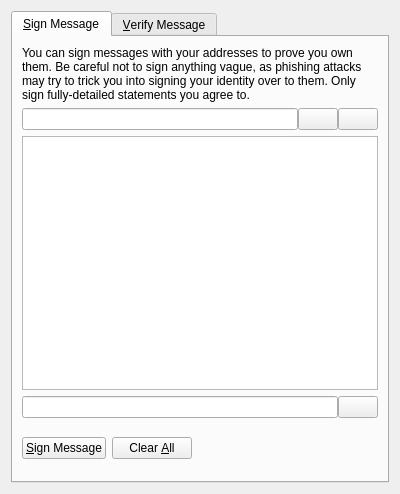
<?xml version="1.0" encoding="UTF-8"?>
<ui version="4.0">
 <class>SignVerifyMessageDialog</class>
 <widget class="QDialog" name="SignVerifyMessageDialog">
  <property name="geometry">
   <rect>
    <x>0</x>
    <y>0</y>
    <width>400</width>
    <height>494</height>
   </rect>
  </property>
  <property name="windowTitle">
   <string>Signatures - Sign / Verify a Message</string>
  </property>
  <property name="modal">
   <bool>true</bool>
  </property>
  <layout class="QVBoxLayout" name="verticalLayout">
   <item>
    <widget class="QTabWidget" name="tabWidget">
     <property name="currentIndex">
      <number>0</number>
     </property>
     <widget class="QWidget" name="tabSignMessage">
      <attribute name="title">
       <string>&amp;Sign Message</string>
      </attribute>
      <layout class="QVBoxLayout" name="verticalLayout_SM">
       <item>
        <widget class="QLabel" name="infoLabel_SM">
         <property name="text">
          <string>You can sign messages with your addresses to prove you own them. Be careful not to sign anything vague, as phishing attacks may try to trick you into signing your identity over to them. Only sign fully-detailed statements you agree to.</string>
         </property>
         <property name="textFormat">
          <enum>Qt::PlainText</enum>
         </property>
         <property name="wordWrap">
          <bool>true</bool>
         </property>
        </widget>
       </item>
       <item>
        <layout class="QHBoxLayout" name="horizontalLayout_1_SM">
         <property name="spacing">
          <number>0</number>
         </property>
         <item>
          <widget class="QValidatedLineEdit" name="addressIn_SM">
           <property name="toolTip">
            <string>The address to sign the message with (e.g. B8gZqgY4r2RoEdqYk3QsAqFckyf9pRHN6i)</string>
           </property>
           <property name="maxLength">
            <number>34</number>
           </property>
          </widget>
         </item>
         <item>
          <widget class="QPushButton" name="addressBookButton_SM">
           <property name="toolTip">
            <string>Choose an address from the address book</string>
           </property>
           <property name="text">
            <string/>
           </property>
           <property name="icon">
            <iconset resource="../bitcoin.qrc">
             <normaloff>:/icons/address-book</normaloff>:/icons/address-book</iconset>
           </property>
           <property name="shortcut">
            <string>Alt+A</string>
           </property>
           <property name="autoDefault">
            <bool>false</bool>
           </property>
          </widget>
         </item>
         <item>
          <widget class="QPushButton" name="pasteButton_SM">
           <property name="toolTip">
            <string>Paste address from clipboard</string>
           </property>
           <property name="text">
            <string/>
           </property>
           <property name="icon">
            <iconset resource="../bitcoin.qrc">
             <normaloff>:/icons/editpaste</normaloff>:/icons/editpaste</iconset>
           </property>
           <property name="shortcut">
            <string>Alt+P</string>
           </property>
           <property name="autoDefault">
            <bool>false</bool>
           </property>
          </widget>
         </item>
        </layout>
       </item>
       <item>
        <widget class="QPlainTextEdit" name="messageIn_SM">
         <property name="toolTip">
          <string>Enter the message you want to sign here</string>
         </property>
        </widget>
       </item>
       <item>
        <layout class="QHBoxLayout" name="horizontalLayout_2_SM">
         <property name="spacing">
          <number>0</number>
         </property>
         <item>
          <widget class="QLineEdit" name="signatureOut_SM">
           <property name="font">
            <font>
             <italic>true</italic>
            </font>
           </property>
           <property name="readOnly">
            <bool>true</bool>
           </property>
          </widget>
         </item>
         <item>
          <widget class="QPushButton" name="copySignatureButton_SM">
           <property name="toolTip">
            <string>Copy the current signature to the system clipboard</string>
           </property>
           <property name="text">
            <string/>
           </property>
           <property name="icon">
            <iconset resource="../bitcoin.qrc">
             <normaloff>:/icons/editcopy</normaloff>:/icons/editcopy</iconset>
           </property>
           <property name="autoDefault">
            <bool>false</bool>
           </property>
          </widget>
         </item>
        </layout>
       </item>
       <item>
        <layout class="QHBoxLayout" name="horizontalLayout_3_SM">
         <item>
          <widget class="QPushButton" name="signMessageButton_SM">
           <property name="toolTip">
            <string>Sign the message to prove you own this libra address</string>
           </property>
           <property name="text">
            <string>&amp;Sign Message</string>
           </property>
           <property name="icon">
            <iconset resource="../bitcoin.qrc">
             <normaloff>:/icons/edit</normaloff>:/icons/edit</iconset>
           </property>
           <property name="autoDefault">
            <bool>false</bool>
           </property>
          </widget>
         </item>
         <item>
          <widget class="QPushButton" name="clearButton_SM">
           <property name="toolTip">
            <string>Reset all sign message fields</string>
           </property>
           <property name="text">
            <string>Clear &amp;All</string>
           </property>
           <property name="icon">
            <iconset resource="../bitcoin.qrc">
             <normaloff>:/icons/remove</normaloff>:/icons/remove</iconset>
           </property>
           <property name="autoDefault">
            <bool>false</bool>
           </property>
          </widget>
         </item>
         <item>
          <spacer name="horizontalSpacer_1_SM">
           <property name="orientation">
            <enum>Qt::Horizontal</enum>
           </property>
           <property name="sizeHint" stdset="0">
            <size>
             <width>40</width>
             <height>48</height>
            </size>
           </property>
          </spacer>
         </item>
         <item>
          <widget class="QLabel" name="statusLabel_SM">
           <property name="font">
            <font>
             <weight>75</weight>
             <bold>true</bold>
            </font>
           </property>
           <property name="text">
            <string/>
           </property>
           <property name="wordWrap">
            <bool>true</bool>
           </property>
          </widget>
         </item>
         <item>
          <spacer name="horizontalSpacer_2_SM">
           <property name="orientation">
            <enum>Qt::Horizontal</enum>
           </property>
           <property name="sizeHint" stdset="0">
            <size>
             <width>40</width>
             <height>48</height>
            </size>
           </property>
          </spacer>
         </item>
        </layout>
       </item>
      </layout>
     </widget>
     <widget class="QWidget" name="tabVerifyMessage">
      <attribute name="title">
       <string>&amp;Verify Message</string>
      </attribute>
      <layout class="QVBoxLayout" name="verticalLayout_VM">
       <item>
        <widget class="QLabel" name="infoLabel_VM">
         <property name="text">
          <string>Enter the signing address, message (ensure you copy line breaks, spaces, tabs, etc. exactly) and signature below to verify the message. Be careful not to read more into the signature than what is in the signed message itself, to avoid being tricked by a man-in-the-middle attack.</string>
         </property>
         <property name="textFormat">
          <enum>Qt::PlainText</enum>
         </property>
         <property name="alignment">
          <set>Qt::AlignLeading|Qt::AlignLeft|Qt::AlignTop</set>
         </property>
         <property name="wordWrap">
          <bool>true</bool>
         </property>
        </widget>
       </item>
       <item>
        <layout class="QHBoxLayout" name="horizontalLayout_1_VM">
         <property name="spacing">
          <number>0</number>
         </property>
         <item>
          <widget class="QValidatedLineEdit" name="addressIn_VM">
           <property name="toolTip">
            <string>The address the message was signed with (e.g. B8gZqgY4r2RoEdqYk3QsAqFckyf9pRHN6i)</string>
           </property>
           <property name="maxLength">
            <number>34</number>
           </property>
          </widget>
         </item>
         <item>
          <widget class="QPushButton" name="addressBookButton_VM">
           <property name="toolTip">
            <string>Choose an address from the address book</string>
           </property>
           <property name="text">
            <string/>
           </property>
           <property name="icon">
            <iconset resource="../bitcoin.qrc">
             <normaloff>:/icons/address-book</normaloff>:/icons/address-book</iconset>
           </property>
           <property name="shortcut">
            <string>Alt+A</string>
           </property>
           <property name="autoDefault">
            <bool>false</bool>
           </property>
          </widget>
         </item>
        </layout>
       </item>
       <item>
        <widget class="QPlainTextEdit" name="messageIn_VM"/>
       </item>
       <item>
        <widget class="QValidatedLineEdit" name="signatureIn_VM"/>
       </item>
       <item>
        <layout class="QHBoxLayout" name="horizontalLayout_2_VM">
         <item>
          <widget class="QPushButton" name="verifyMessageButton_VM">
           <property name="toolTip">
            <string>Verify the message to ensure it was signed with the specified libra address</string>
           </property>
           <property name="text">
            <string>&amp;Verify Message</string>
           </property>
           <property name="icon">
            <iconset resource="../bitcoin.qrc">
             <normaloff>:/icons/transaction_0</normaloff>:/icons/transaction_0</iconset>
           </property>
           <property name="autoDefault">
            <bool>false</bool>
           </property>
          </widget>
         </item>
         <item>
          <widget class="QPushButton" name="clearButton_VM">
           <property name="toolTip">
            <string>Reset all verify message fields</string>
           </property>
           <property name="text">
            <string>Clear &amp;All</string>
           </property>
           <property name="icon">
            <iconset resource="../bitcoin.qrc">
             <normaloff>:/icons/remove</normaloff>:/icons/remove</iconset>
           </property>
           <property name="autoDefault">
            <bool>false</bool>
           </property>
          </widget>
         </item>
         <item>
          <spacer name="horizontalSpacer_1_VM">
           <property name="orientation">
            <enum>Qt::Horizontal</enum>
           </property>
           <property name="sizeHint" stdset="0">
            <size>
             <width>40</width>
             <height>48</height>
            </size>
           </property>
          </spacer>
         </item>
         <item>
          <widget class="QLabel" name="statusLabel_VM">
           <property name="font">
            <font>
             <weight>75</weight>
             <bold>true</bold>
            </font>
           </property>
           <property name="text">
            <string/>
           </property>
           <property name="wordWrap">
            <bool>true</bool>
           </property>
          </widget>
         </item>
         <item>
          <spacer name="horizontalSpacer_2_VM">
           <property name="orientation">
            <enum>Qt::Horizontal</enum>
           </property>
           <property name="sizeHint" stdset="0">
            <size>
             <width>40</width>
             <height>48</height>
            </size>
           </property>
          </spacer>
         </item>
        </layout>
       </item>
      </layout>
     </widget>
    </widget>
   </item>
  </layout>
 </widget>
 <customwidgets>
  <customwidget>
   <class>QValidatedLineEdit</class>
   <extends>QLineEdit</extends>
   <header>qvalidatedlineedit.h</header>
  </customwidget>
 </customwidgets>
 <resources>
  <include location="../bitcoin.qrc"/>
 </resources>
 <connections/>
</ui>
